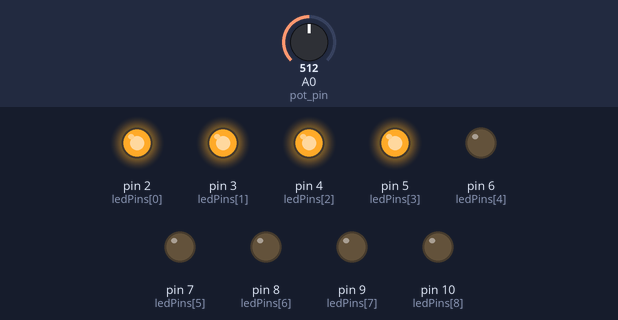
Recording of a sketch running on a simulated Arduino Uno, built with avr-gcc and run on an emulated ATmega328P. On the bench: output pins drawn as LEDs (lit = HIGH). Inputs (shaded band) come from the test bench; at power-on: A0 (pot_pin) = 512.

Above: at 1.2 s.
1.3 s: A0 (pot_pin) set to 558
2.8 s: A0 (pot_pin) set to 576
At 3.2 s:
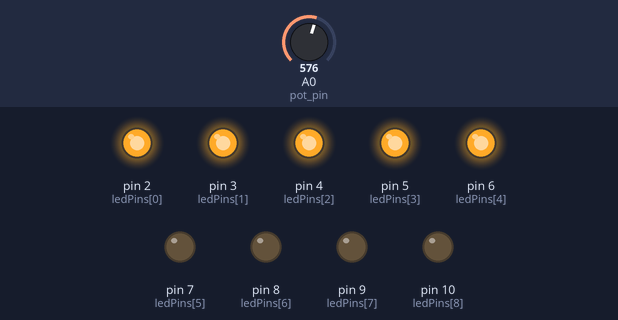
4.3 s: A0 (pot_pin) set to 716
At 5.5 s:
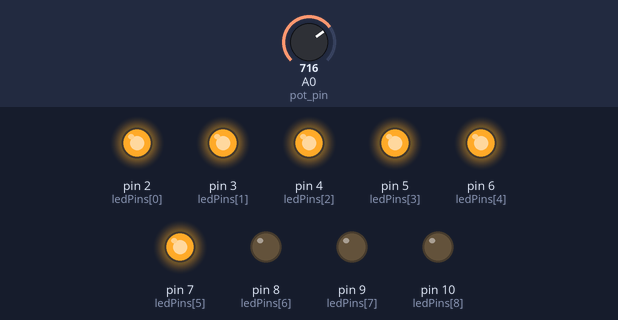
5.8 s: A0 (pot_pin) set to 779
7.3 s: A0 (pot_pin) set to 810
At 7.8 s:
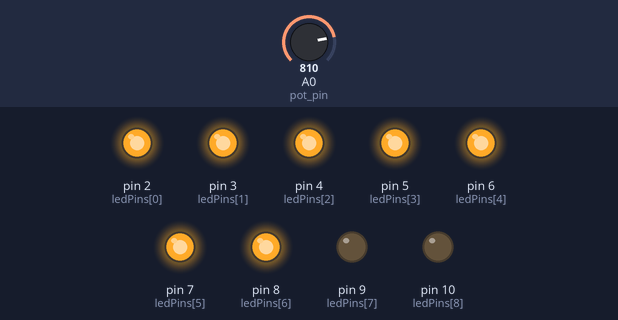
8.8 s: A0 (pot_pin) set to 511
At 10.1 s:
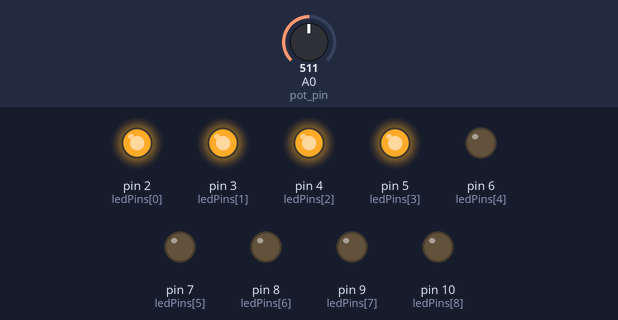
Timing chart, 0 to 11.3 s (numbered marks = the images above; inputs shaded):
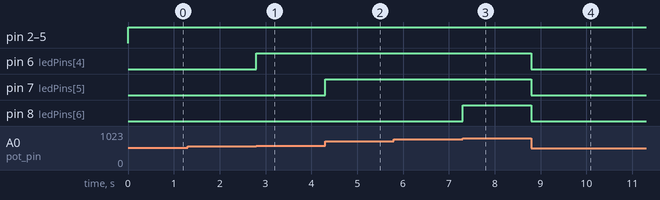

Measured:
- the behaviour switches between 568 and 569 on A0 (pot_pin) (found by bisection; images 0 and 1)
- the behaviour switches between 795 and 796 on A0 (pot_pin) (found by bisection; images 2 and 3)
- after the input at 1.3 s, every drawn part: stays the same
- after the input at 2.8 s, pin 6 (ledPins[4]): LOW → HIGH at once
- after the input at 4.3 s, pin 7 (ledPins[5]): LOW → HIGH at once
- after the input at 5.8 s, every drawn part: stays the same
- after the input at 7.3 s, pin 8 (ledPins[6]): LOW → HIGH at once
- after the input at 8.8 s, pin 6 (ledPins[4]), pin 7 (ledPins[5]), pin 8 (ledPins[6]): HIGH → LOW at once

The sketch:

BAR_GRAPH.ino
```cpp
int pot_pin = A0;
const int led_count =9;
int ledPins[]={2,3,4,5,6,7,8,9,10};

void setup() {
  // put your setup code here, to run once:
  for (int thisled=0; thisled<led_count; thisled++){
   pinMode (ledPins[thisled],OUTPUT);
  }

}

void loop() {
  // put your main code here, to run repeatedly:
int pot_val=analogRead(pot_pin);
int led_level = map(pot_val,0,1023,0,led_count);
for (int thisled=0; thisled<led_count; thisled++){
  if (thisled<led_level){
    digitalWrite(ledPins[thisled],  HIGH);
  }
  else{
    digitalWrite(ledPins[thisled],  LOW);
  }
}

}
```
